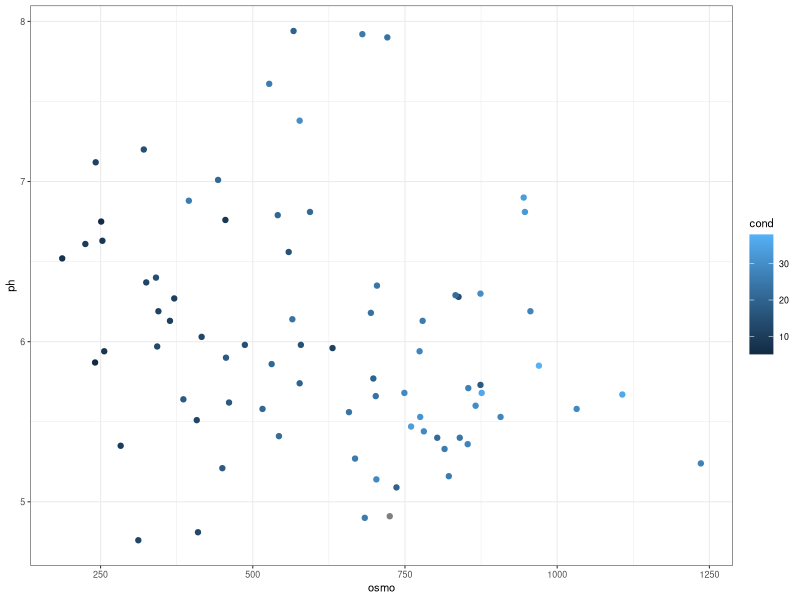
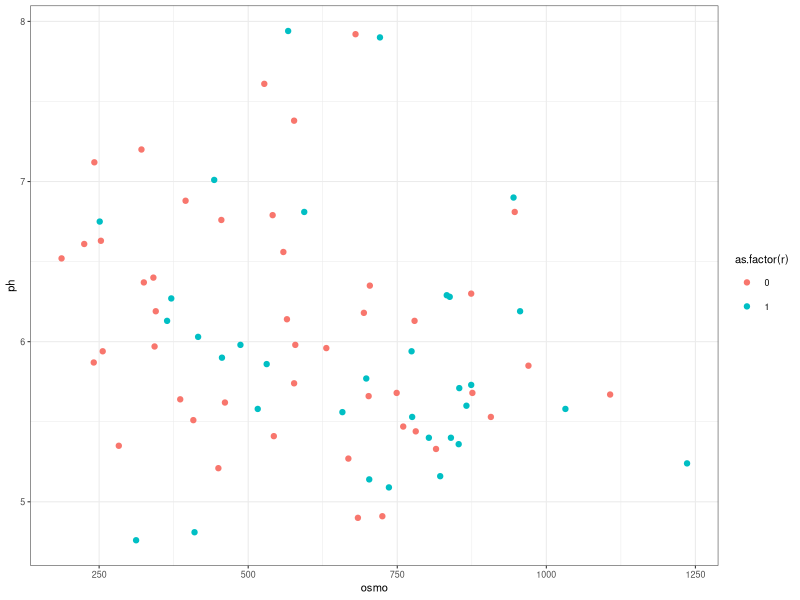
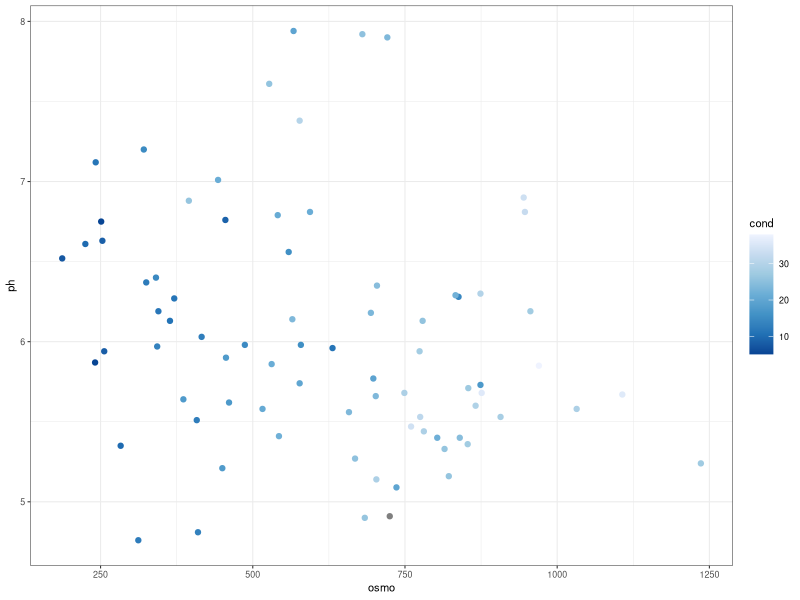
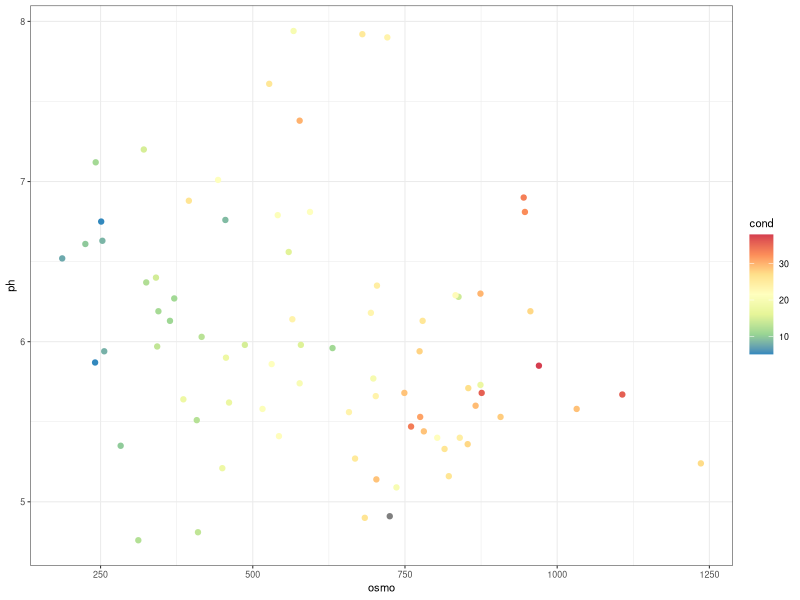
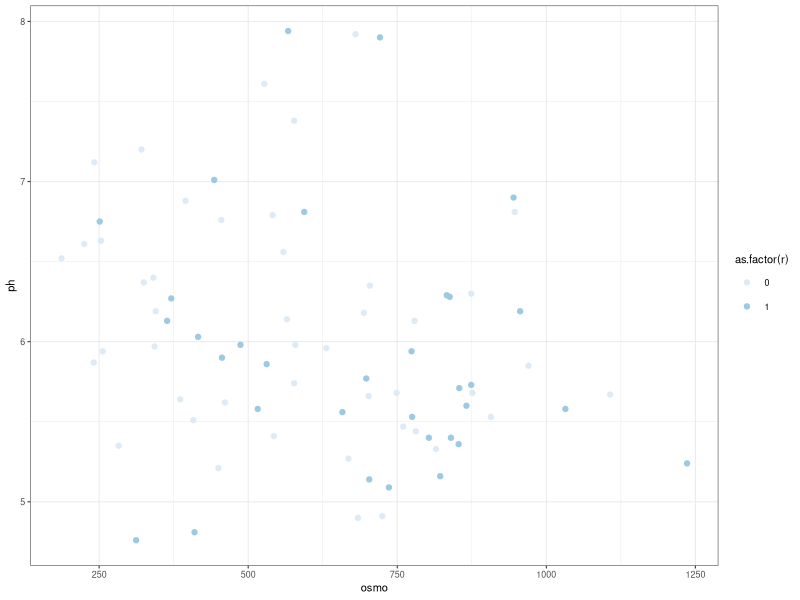
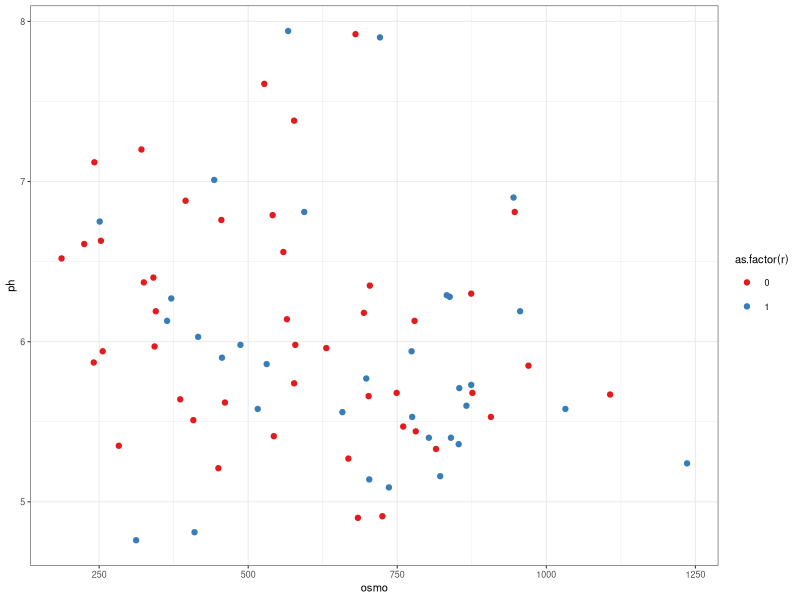
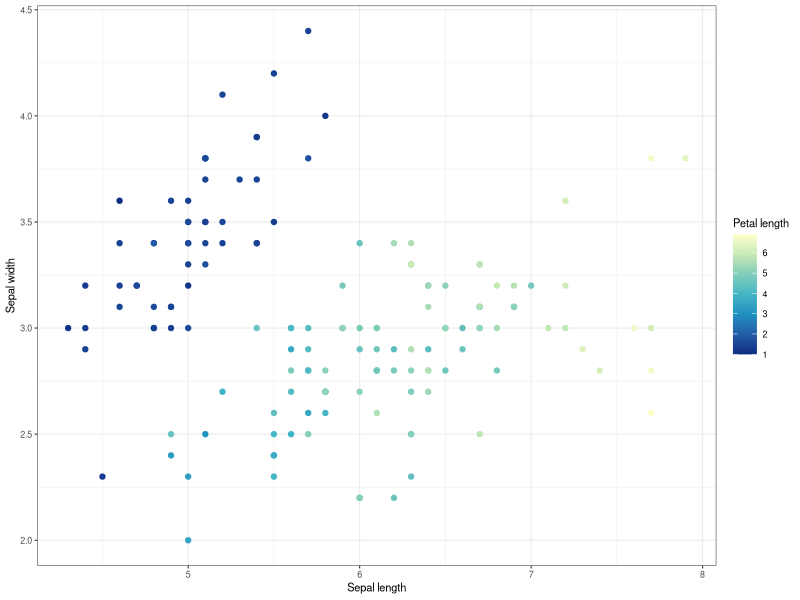
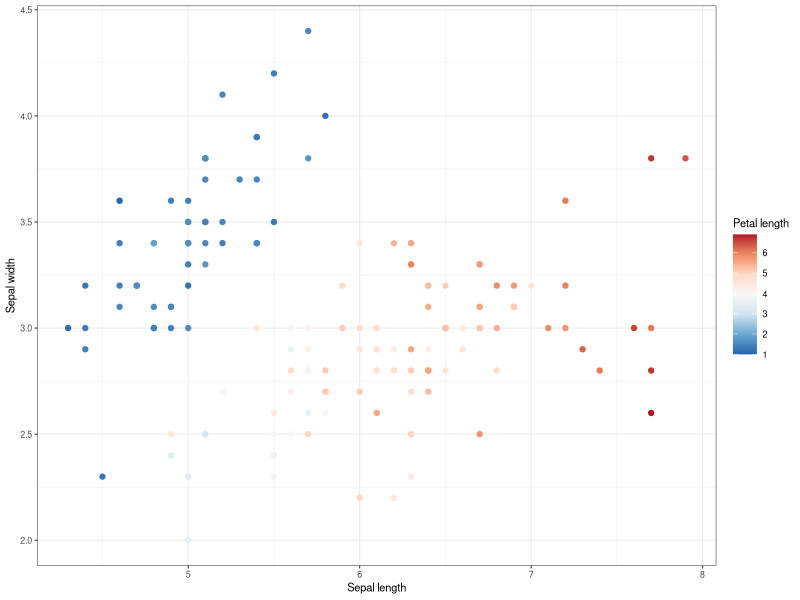

These charts were generated, in order, by the following R code:
## ---- chunk 1
knitr::opts_chunk$set(
  comment = "R>", 
  warning = FALSE, 
  message = FALSE,
  fig.width = 4.5,
  fig.height = 2.625,
  out.width = "75%",
  fig.asp = NULL, # control via width/height
  dpi = 300
)

ggplot2::theme_set(
  ggplot2::theme_minimal(base_size = 8)
)
ggplot2::theme_set(
  ggplot2::theme_bw(base_size = 8)
)
## ---- chunk 2
#| fig-cap: "Urine osmolality vs. pH coloured by conductivity (continuous palette)."
# Load libraries
library(tidyverse)
library(boot)

# Load data
urine <- boot::urine

# Look at help file for more info
# ?urine

# Create a quick scatterplot
ggplot(data = urine, aes(x = osmo, y = ph)) +
  geom_point(aes(colour = cond))
## ---- chunk 3
#| fig-cap: "Urine osmolality vs. pH coloured by r as a discrete factor."
ggplot(data = urine, aes(x = osmo, y = ph)) +
  geom_point(aes(colour = as.factor(r)))
## ---- chunk 4
#| fig-cap: "Urine osmolality vs. pH with a sequential distiller palette."
# The continuous colour scale figure
ggplot(data = urine, aes(x = osmo, y = ph)) +
  geom_point(aes(colour = cond)) +
  scale_colour_distiller() # Change the continuous variable colour palette
## ---- chunk 5
#| fig-cap: "Urine osmolality vs. pH with the Spectral continuous palette."
ggplot(data = urine, aes(x = osmo, y = ph)) +
  geom_point(aes(colour = cond)) +
  scale_colour_distiller(palette = "Spectral")
## ---- chunk 6
#| fig-cap: "Urine osmolality vs. pH coloured by r with a discrete brewer palette."
ggplot(data = urine, aes(x = osmo, y = ph)) +
  geom_point(aes(colour = as.factor(r))) +
  scale_colour_brewer() # This is the different function
## ---- chunk 7
#| fig-cap: "Urine osmolality vs. pH coloured by r with the Set1 palette."
ggplot(data = urine, aes(x = osmo, y = ph)) +
  geom_point(aes(colour = as.factor(r))) +
  scale_colour_brewer(palette = "Set1") # Here I used "Set1", but use what you like
## ---- chunk 8
#| fig-cap: "Iris sepal scatterplot coloured by petal length (sequential palette)."
# Load data
iris_df <- datasets::iris

# Continuous colour: petal length (magnitude)
ggplot(data = iris_df, aes(x = Sepal.Length, y = Sepal.Width)) +
  geom_point(aes(colour = Petal.Length)) +
  labs(x = "Sepal length", y = "Sepal width", colour = "Petal length") +
  scale_colour_distiller(palette = "YlGnBu")
## ---- chunk 9
#| fig-cap: "Iris sepal scatterplot with a diverging palette for petal length."
# Diverging colour around a midpoint (mean petal length)
ggplot(data = iris_df, aes(x = Sepal.Length, y = Sepal.Width)) +
  geom_point(aes(colour = Petal.Length)) +
  labs(x = "Sepal length", y = "Sepal width", colour = "Petal length") +
  scale_colour_distiller(palette = "RdBu")
## ---- chunk 10
#| fig-cap: "Iris sepal scatterplot coloured by species (discrete palette)."
ggplot(data = iris_df, aes(x = Sepal.Length, y = Sepal.Width)) +
  geom_point(aes(colour = Species)) +
  labs(x = "Sepal length", y = "Sepal width", colour = "Species") +
  scale_colour_brewer(palette = "Set2")
## ---- chunk 11
#| fig-cap: "Iris sepal scatterplot with a misleading continuous palette for species."
# Misleading: forcing categories into a continuous scale
ggplot(data = iris_df, aes(x = Sepal.Length, y = Sepal.Width)) +
  geom_point(aes(colour = as.numeric(Species))) +
  scale_colour_distiller(palette = "Spectral")
## ---- chunk 12
#| fig-cap: "Iris sepal scatterplot with a correct discrete palette for species."
# Fix: discrete palette for categorical data
ggplot(data = iris_df, aes(x = Sepal.Length, y = Sepal.Width)) +
  geom_point(aes(colour = Species)) +
  scale_colour_brewer(palette = "Set1")
## ---- chunk 13
#| fig-cap: "Urine osmolality vs. pH with a custom continuous gradient."
ggplot(data = urine, aes(x = osmo, y = ph)) +
  geom_point(aes(colour = cond)) +
  scale_colour_gradientn(colours = c("#A5A94D", "#6FB16F", "#45B19B",
                                    "#59A9BE", "#9699C4", "#CA86AD"))
## ---- chunk 14
#| fig-cap: "Urine osmolality vs. pH with a custom discrete palette and legend."
ggplot(data = urine, aes(x = osmo, y = ph)) +
  geom_point(aes(colour = as.factor(r))) +
  scale_colour_manual(values = c("pink", "maroon"), # How to use custom palette
                     labels = c("no", "yes")) + # How to change the legend text
  labs(colour = "crystals") # How to change the legend title
## ---- chunk 15
#| fig-cap: "mtcars weight vs. mpg coloured by horsepower (sequential palette)."
# Load libraries
library(colorspace)

# Load data
cars_df <- datasets::mtcars

# Continuous colour: horsepower (magnitude)
ggplot(data = cars_df, aes(x = wt, y = mpg)) +
  geom_point(aes(colour = hp)) +
  labs(x = "Weight", y = "Fuel efficiency (mpg)", colour = "Horsepower") +
  scale_colour_continuous_sequential(palette = "BluGrn")
## ---- chunk 16
#| fig-cap: "mtcars weight vs. mpg coloured by cylinders (qualitative palette)."
ggplot(data = cars_df, aes(x = wt, y = mpg)) +
  geom_point(aes(colour = as.factor(cyl))) +
  labs(x = "Weight", y = "Fuel efficiency (mpg)", colour = "Cylinders") +
  scale_colour_discrete_qualitative(palette = "Dark 3")
## ---- chunk 17
#| fig-cap: "mtcars weight vs. mpg coloured by horsepower deviation (diverging palette)."
# Diverging palette for deviations around a midpoint
ggplot(data = cars_df, aes(x = wt, y = mpg)) +
  geom_point(aes(colour = hp - mean(hp))) +
  labs(x = "Weight", y = "Fuel efficiency (mpg)", colour = "HP deviation") +
  scale_colour_continuous_diverging(palette = "Blue-Red 3")
